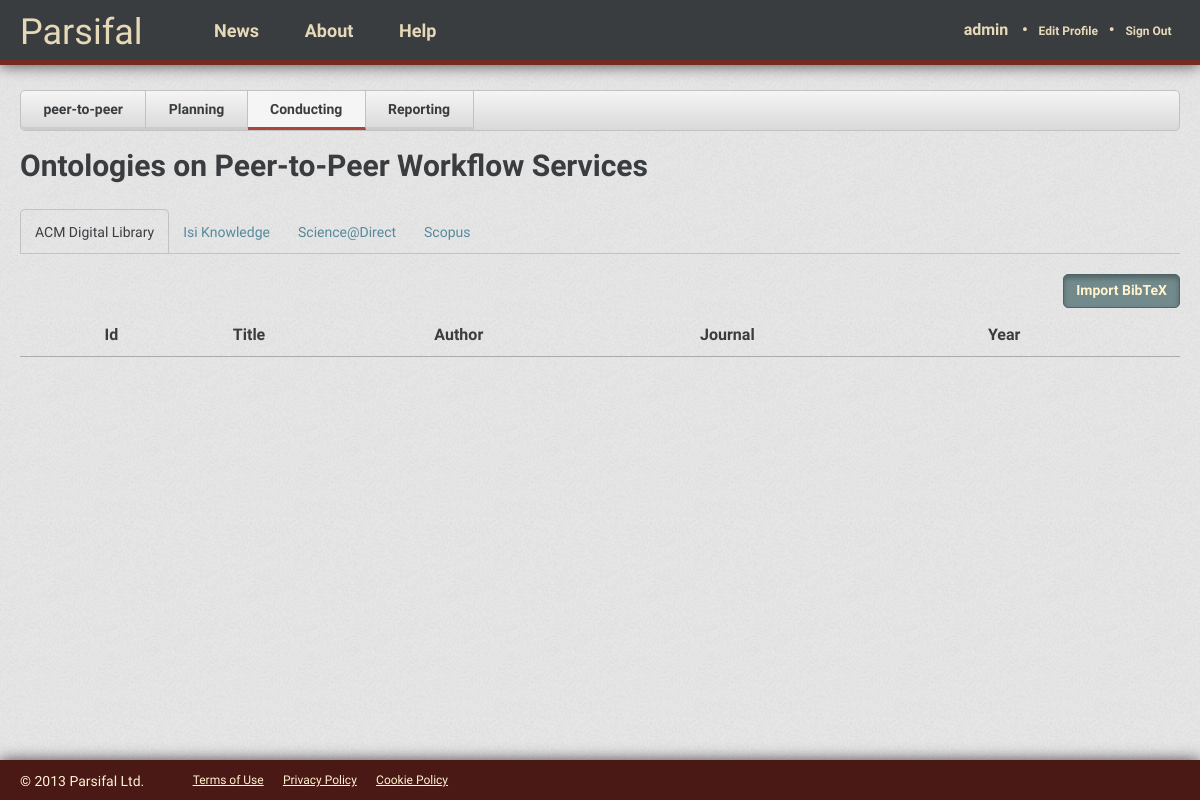
/vitorfs/peer-to-peer/conducting/ (signed in), run on the app's committed database.
### reviews/models.py (models this page shows, shortened)
class Review(models.Model):
    short_name = models.CharField(max_length=50) #TODO: Change var name to Name
    title = models.CharField(max_length=200)
    description = models.CharField(max_length=500)
    user = models.ForeignKey(User) #TODO: Change var name to Author
    create_date = models.DateTimeField(auto_now_add=True, blank=True)
    last_update = models.DateTimeField()
    co_authors = models.ManyToManyField(User, related_name="co+")
    objective = models.TextField(max_length=1000, null=True)
    questions = models.ManyToManyField(Question)
    sources = models.ManyToManyField(Source)
    class Meta:
        verbose_name = "Review"
        verbose_name_plural = "Reviews"

class Source(models.Model):
    name = models.CharField(max_length=100)
    url = models.CharField(max_length=200)
    class Meta:
        verbose_name = "Source"
        verbose_name_plural = "Sources"
        ordering = ("name",)

### reviews/views.py (the view, shortened to what this page needs)
@login_required
def conducting(request, username, review_name):
    parser = bibtex.Parser()
    bibdata = parser.parse_file("/Users/vitorfs/Downloads/scopus.bib")
    articles = []
    review = Review.objects.get(short_name=review_name)
    context = RequestContext(request, {'review': review, 'articles': articles})
    return render_to_response('reviews/conducting.html', context)

### reviews/templates/reviews/conducting.html (shortened to what this page needs)
{% extends 'base_app.html' %}
{% block head_extra %}
  <link href="{{ STATIC_URL }}css/review.css" rel="stylesheet" media="screen">
  <link href="{{ STATIC_URL }}css/conducting.css" rel="stylesheet" media="screen">
{% endblock head_extra %}
{% block content %}
  <ul class="review-menu">
    <li><a href="/{{ review.user.username }}/{{ review.short_name }}/">{{ review.short_name }}</a></li>
    <li><a href="/{{ review.user.username }}/{{ review.short_name }}/planning/">Planning</a></li>
    <li class="active"><a href="/{{ review.user.username }}/{{ review.short_name }}/conducting/">Conducting</a></li>
    <li><a href="/{{ review.user.username }}/{{ review.short_name }}/reporting/">Reporting</a></li>
  </ul>
  <h1>{{ review.title }}</h1>
  {% if review.sources.all %}
    <ul class="tab" id="source-tab">
      {% for source in review.sources.all %}
        <li><a href="#">{{ source.name }}</a></li>
      {% endfor %}
    </ul>
  {% else %}
    <p>Use the <a href="/{{ review.user.username }}/{{ review.short_name }}/planning/">planning</a> tab to add sources to your review and import the references.</p>
  {% endif %}
  <div class="articles clearfix">
    <button type="button" class="btn btn-import-bibtex pull-right">Import BibTeX</button>
    <table class="table" style="margin-top: 40px">
      <thead>
        <tr>
          <th></th>
          <th>Id</th>
          <th>Title</th>
          <th>Author</th>
          <th>Journal</th>
          <th>Year</th>
        </tr>
      </thead>
    </table>
  </div>
{% endblock content %}

### templates/base_app.html (shortened to what this page needs)
<!DOCTYPE html>
<html>
<head>
  <link href="{{ STATIC_URL }}css/style_app.css" rel="stylesheet" media="screen">
  {% block head_extra %}
  {% endblock head_extra %}
</head>
<body>
  <header class="wrapper">
    <h1><a href="/">Parsifal</a></h1>
    <nav class="menu">
      <a href="#">News</a>
      <a href="#">About</a>
      <a href="#">Help</a>
    </nav>
    <nav class="signedin">
      <a href="/{{ user.username }}/" class="user">{{ user.username }}</a>
      <span class="bullet">&bull;</span>
      <a href="/users/profile/">Edit Profile</a>
      <span class="bullet">&bull;</span>
      <a href="/signout/">Sign Out</a>
    </nav>
  </header>
  <section class="content wrapper">
    {% block content %}
    {% endblock content %}
    <div class="push"></div>
  </section>
  <footer class="wrapper">
    <p>© 2013 Parsifal Ltd.</p>
    <ul>
      <li><a href="#">Terms of Use</a></li>
      <li><a href="#">Privacy Policy</a></li>
      <li><a href="#">Cookie Policy</a></li>
    </ul>
  </footer>
</body>
</html>

### static/css/style_app.css (style rules this page uses)
* { -moz-box-sizing: border-box; -webkit-box-sizing: border-box; box-sizing: border-box; }
html, body { height: 100%; }
body { background: url("../img/ticks.png"); color: #3A3D40; font-family: "Source Sans Pro", Tahoma, Arial, sans-serif; font-weight: 400; font-size: 62.5%; }
header { background: #3A3D40; height: 65px; border-bottom: 5px solid #732B22; position: fixed; width: 100%; box-shadow: 0 0px 15px rgba(0, 0, 0, 0.7); z-index: 1000; }
header h1 { font-family: Playball, cursive; font-size: 3.6em; float: left; padding-top: .4em; font-weight: 400; margin: 0; }
header h1 a { color: #E6D9B8; text-decoration: none; }
header nav.menu { float: left; padding-top: 2.2em; padding-left: 5em; }
header nav.menu a { padding: 0 1.2em; color: #E6D9B8; text-decoration: none; font-size: 1.8em; font-weight: bold; }
header nav.signedin { padding-top: 2.2em; float: right; }
header nav.signedin span.bullet { color: #E6D9B8; font-size: 1.6em; font-weight: bold; }
header nav.signedin a { color: #E6D9B8; text-decoration: none; font-size: 1.2em; padding: 0 .7em; font-weight: bold; }
header nav.signedin a.user { font-size: 1.6em; }
.wrapper { width: 100%; padding: 0 20px; }
.content { padding: 90px 20px 20px; min-height: 100%; height: auto !important; height: 100%; margin: 0 auto -40px; }
footer { background-color: #4A1916; height: 40px; box-shadow: 0 0px 15px rgba(0, 0, 0, 0.7); }
footer p { padding-top: 1em; color: #FFF3D0; font-size: 1.4em; font-weight: 400; float: left; margin: 0; }
footer ul { float: left; padding-top: 1.4em; padding-left: 2em; }
footer ul li { display: inline; font-size: 1.2em; padding: 0 .7em; }
footer ul li a { color: #FFF3D0; text-decoration: underline; }
.push { height: 40px; }
.pull-right { float: right; }
ul { margin-left: 20px; }
ul li { font-size: 1.4em; padding: .2em 0; list-style: square; }
ul.tab { font-size: 0; display: block; padding: 14px 0; border-bottom: 1px solid #C2C2C2; display: block; margin: 0 0 20px 0; }
ul.tab li { list-style: none; display: inline; font-size: 14px; margin: 0; padding: 14px 0 12px; }
ul.tab li a { padding: 14px 14px 13px; border-top-left-radius: 5px; border-top-right-radius: 5px; position: relative; }
ul.tab li.active a { color: #3A3D40; border: 1px solid #C2C2C2; border-bottom: none; background: url("../img/ticks.png"); }

### reviews/static/css/review.css (style rules this page uses)
ul.review-menu { width: 100%; margin: 0; margin-bottom: 20px; padding: 0; border: 1px solid #C2C2C2; background: #F5F5F5; border-radius: 5px; background: -moz-linear-gradient(top, #F5F5F5 0%, #D9D9D9 100%); background: -webkit-linear-gradient(top, #F5F5F5 0%, #D9D9D9 100%); background: -o-linear-gradient(top, #F5F5F5 0%, #D9D9D9 100%); font-size: 0; }
ul.review-menu li { display: inline-block; list-style: none; padding: 0; font-size: 14px; border-bottom: 3px solid #CCCCCC; border-right: 1px solid #C2C2C2; }
ul.review-menu li:first-child { border-bottom-left-radius: 5px; }
ul.review-menu li a { display: block; padding: .8em 1.6em; font-weight: 600; color: #3A3D40; }
ul.review-menu li:first-child { border-top-left-radius: 5px; border-bottom-left-radius: 5px; }
ul.review-menu li.active { background: #F5F5F5; color: #666B71; border-bottom: 3px solid #AC4539; }

### static/css/clearfix.css (style rules this page uses)
.clearfix:before, .clearfix:after { content: ""; display: table; }
.clearfix:after { clear: both; }
.clearfix { zoom: 1; }

### static/css/button.css (style rules this page uses)
.btn { border: 1px solid #516465; border-radius: 5px; cursor: pointer; background-color: #728A8B; color: #FFF3D0; font-size: 14px; padding: 6px 12px; box-shadow: 0px 3px 5px 0px #516465 inset; display: inline-block; margin-bottom: 0; font-weight: 600; line-height: 1.4em; }

### static/css/table.css (style rules this page uses)
.table { width: 100%; border-collapse: collapse; border-spacing: 0; }
.table td, .table th { font-size: 1.4em; padding: .8em .6em; text-align: left; }
.table thead tr th { font-size: 1.6em; font-weight: 600; }
.table tr { border-bottom: 1px solid #AAA; }

### static/css/form.css (style rules this page uses)
input, button, select, option, textarea { font-family: inherit; }
button { text-transform: none; }

### static/css/typography.css (style rules this page uses)
h1, h2, h3, h4, h5, h6 { font-weight: 600; }
h1 { font-size: 3em; margin-bottom: 1em; }
a { color: #55899B; text-decoration: none; }
p { font-size: 1.4em; margin-bottom: .7em; }

### data on the page
Review: short_name "peer-to-peer", title "Ontologies on Peer-to-Peer Workflow Services"
Source: name "ACM Digital Library"
Source: name "Isi Knowledge"
Source: name "Science@Direct"
Source: name "Scopus"

### other printed values
{{ user.username }} "admin"
